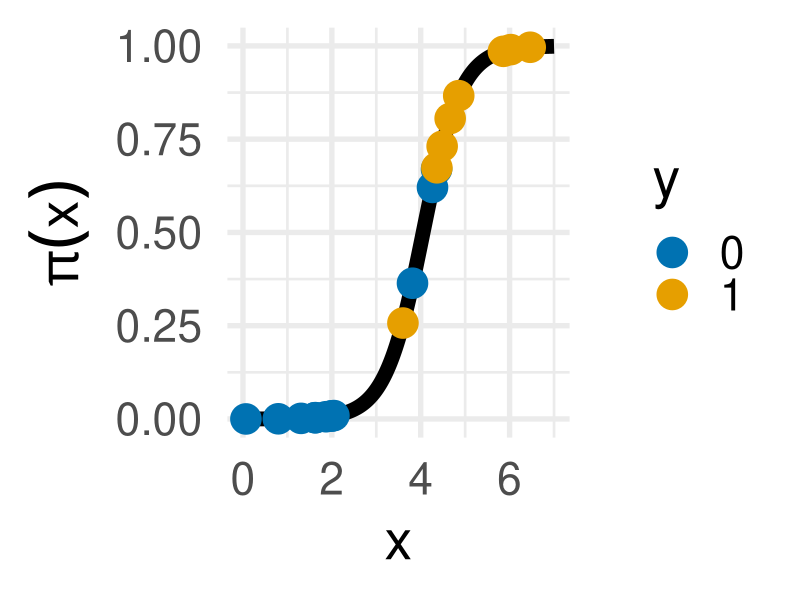
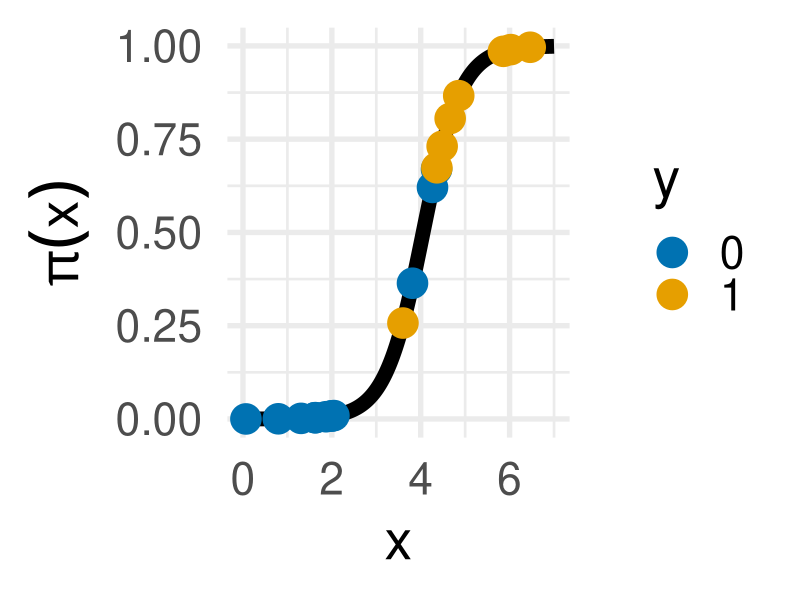

R code for these plots, in order:
# here we want to plot how some datapoints are predicted (x -> pi(x))
# PREREQ -----------------------------------------------------------------------

library(knitr)
library(ggplot2)

options(digits = 3, 
        width = 65, 
        str = strOptions(strict.width = "cut", vec.len = 3))

plot_width <- 20
plot_height <- 10
plot_dpi <- 300
line_size <- 5
base_size <- 40
point_size <- 10


# DATA -------------------------------------------------------------------------

set.seed(1234)

n = 20
x = runif(n, min = 0, max = 7)
y = x + rnorm(n) > 3.5
df = data.frame(x = x, y = y)

model = glm(y ~ x, family = binomial(link = "logit"), data = df)

df$score = predict(model)
df$prob = predict(model, type = "response")
df$y = as.factor(as.numeric(df$y))
x = seq(0, 7, by = 0.01)

dfn = data.frame(x = x)
dfn$prob = predict(model, newdata = dfn, type = "response")
dfn$score = predict(model, newdata = dfn)

# PLOT -------------------------------------------------------------------------

p = ggplot() + 
  geom_line(data = dfn, aes(x = x, y = prob), size = line_size) +
  geom_point(data = df, aes(x = x, y = prob, colour = y), size = point_size) +
  xlab("x") + ylab(expression(pi(x))) +
  scale_color_manual(values = c("#0072B2", "#E69F00")) +
  theme_minimal(base_size = base_size)

p

ggsave("../figure/preds_with_probs.png", plot = p, width = plot_width, height = plot_height, dpi = plot_dpi)
